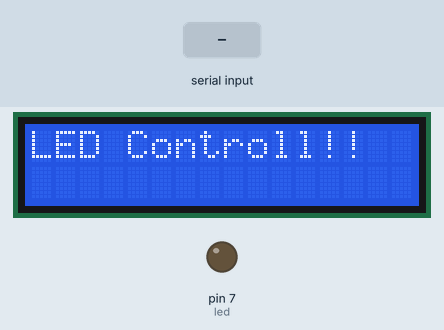
Simulated run of this sketch. Board: Arduino Uno, built with avr-gcc and run on an emulated ATmega328P. Shown: 16×2 character LCD, output pins drawn as LEDs (lit = HIGH). Inputs (shaded band) come from the test bench.

Above: at 1.2 s.
1.3 s: "H" received over the second serial link
At 2.0 s:
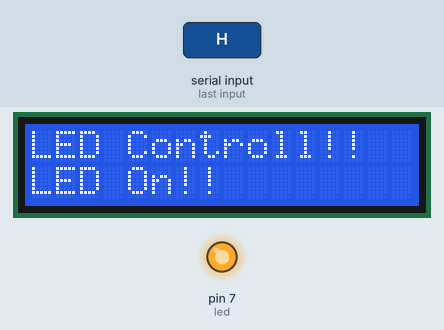
2.8 s: "L" received over the second serial link
At 3.2 s:
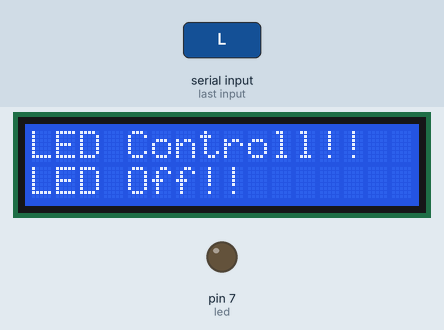
4.3 s: "H" received over the second serial link
At 5.5 s:
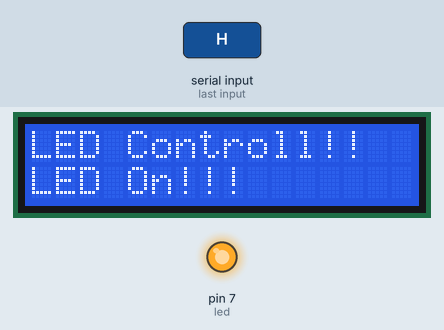
Timing chart, 0 to 7.3 s (numbered marks = the images above; inputs shaded):
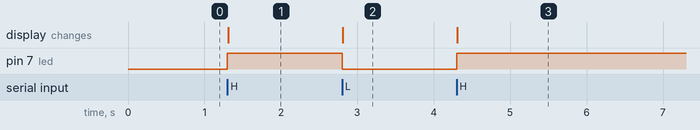

The sketch:

sketch_oct25a.ino
```cpp
#include <SoftwareSerial.h>
#include <LiquidCrystal_I2C.h>

int led = 7;
int bt = 2;//txd
int br = 3;

LiquidCrystal_I2C lcd(0x20,16,2);

SoftwareSerial my(br,bt);
void setup()
{
  Serial.begin(9600);
  my.begin(9600);
  pinMode(led, OUTPUT);

  lcd.init();
  lcd.backlight();

  lcd.setCursor(0,0);
  lcd.print("LED Controll!!");
}


void loop()
{
  char data;
  if(my.available()){
    data = my.read();

    if(data == 'H'){
      digitalWrite(led, HIGH);

      lcd.setCursor(0,1);
      lcd.print("LED On!!");
    }
    if(data == 'L'){
      digitalWrite(led, LOW);

      lcd.setCursor(0,1);
      lcd.print("LED Off!!");
    }
  }
}
```

Measured:
- after the input at 1.3 s, pin 7 (led): LOW → HIGH at once; the display: changes at once (image 1)
- after the input at 2.8 s, pin 7 (led): HIGH → LOW at once; the display: changes at once (image 2)
- after the input at 4.3 s, pin 7 (led): LOW → HIGH at once; the display: changes at once (image 3)
